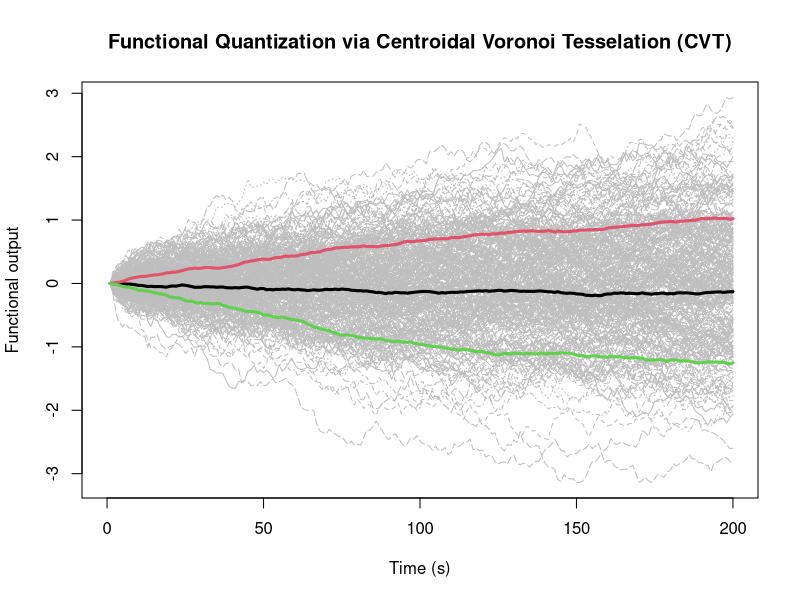
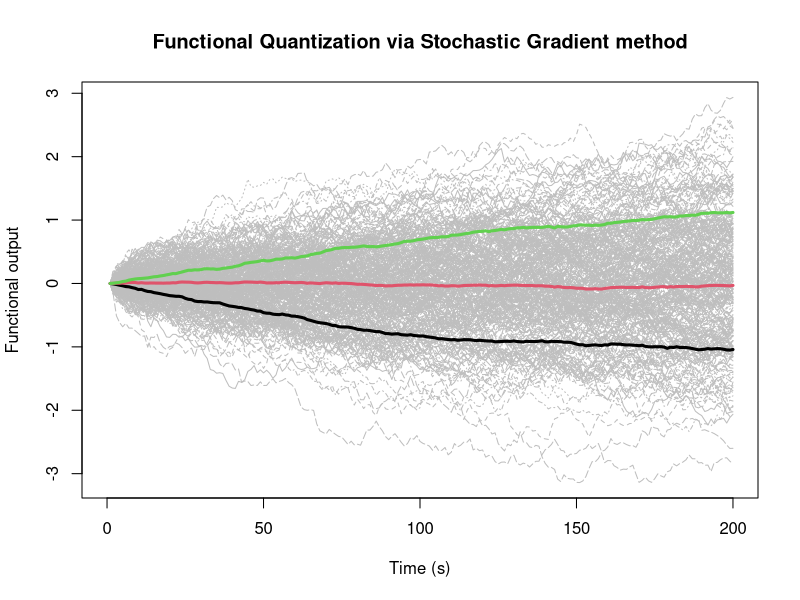
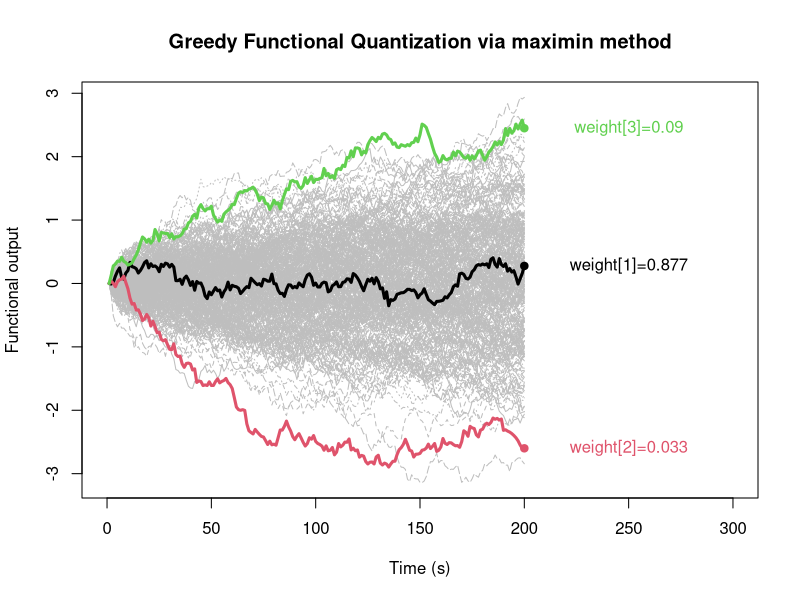
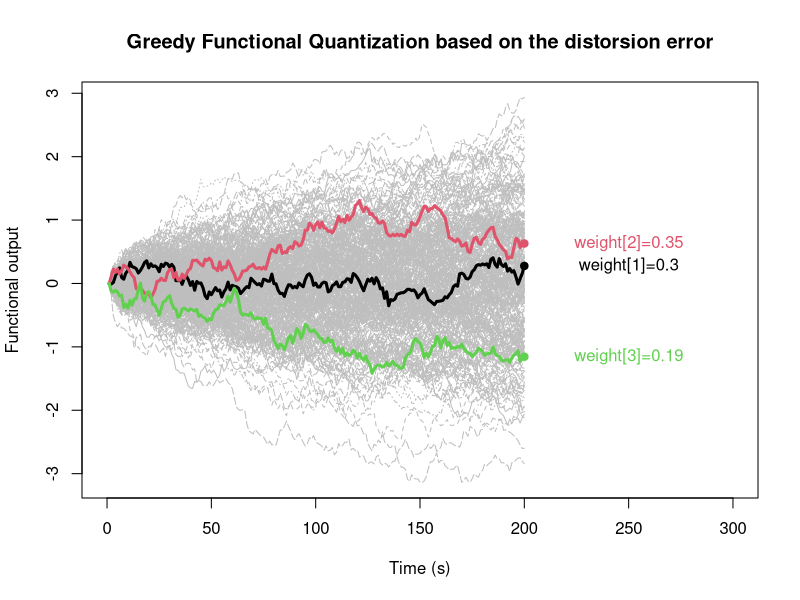

These figures' R source, in order:
## ---- chunk 1
knitr::opts_chunk$set(echo = TRUE)
## ---- chunk 2
CVT <- function(data,size,iter=22)
{
  Nsim <- dim(data)[1]
  discretization <- dim(data)[2]
  id <- sample(seq(1,Nsim,by=1),size)
  center <- data[id,]
  for(j in 1:iter)
  {
    ccenters <- center
    pairs <- (data)
    distances <- outer(
      1:nrow(pairs),
      1:nrow(ccenters),
      Vectorize( function(m,l) {
        sqrt(sum( (pairs[m,] - ccenters[l,])^2 )/discretization)
      } )
    )
    clusters <- apply(distances,1,which.min)
    weight <- rep(0,size)
    for(q in 1:size) weight[q] <- length(which(clusters==q))/Nsim
    for(i in 1:size)
    {
      if( length(which(clusters==i)) > 1) center[i,] <- apply(data[which(clusters==i),],2,mean)
      if( length(which(clusters==i)) == 1) center[i,] <- data[which(clusters==i),]
      if( length(which(clusters==i)) == 0) center[i,] <- center[i,]
    }
    data <- data
  }
  return(list(data=data,quantizer=center,weights=weight))
}
StochGradient <- function(data,mKL,size)
{
  choice.grid_Reda <- function(X, N, ng=1, p = 2) {
    if (!is.numeric(X))
      stop("X must be numeric")
    if (!is.vector(X) & !is.matrix(X))
      stop("X must be a matrix or a vector")
    if ((!(floor(N) == N)) | (N <= 0))
      stop("N must be entire and positive")
    if ((!(floor(ng) == ng)) | (ng <= 0))
      stop("B must be entire")
    if (p < 1)
      stop("p must be at least 1")
    if (is.vector(X)) {
      d <- 1
      n <- length(X)
      primeX <- matrix(sample(X, n * ng, replace = TRUE),
                       nrow = ng)
      hatX <- replicate(ng, sample(unique(X), N, replace = FALSE))
      hatX0 <- hatX  #save the initial grids
      gammaX <- array(0, dim = c(ng, n + 1))
      # initialisation of the step parameter gamma
      a_gamma <- 4 * N
      b_gamma <- pi^2 * N^(-2)
      BtestX = array(Inf, dim = c(ng, 1))
      # choice of gamma0X
      projXbootinit <- array(0, dim = c(n, ng))
      # index of the grid on which X is projected
      iminx <- array(0, dim = c(n, ng))
      for (i in 1:n) {
        RepX <- matrix(rep(X[i], N * ng), ncol = ng, byrow = TRUE)
        Ax <- sqrt((RepX - hatX0)^2)
        iminx[i, ] <- apply(Ax, 2, which.min)
        mx <- matrix(c(iminx[i, ], c(1:ng)), nrow = ng)
        projXbootinit[i, ] <- hatX0[mx]
      }
      RepX <- matrix(rep(X, ng), ncol = ng)
      distortion <- apply((RepX - projXbootinit)^2, 2, sum)/n
      temp_gammaX <- which(distortion > 1)
      if (length(temp_gammaX) > 0) {
        distortion[temp_gammaX] <- array(1, dim = c(length(temp_gammaX),
                                                    1))
      }
      gamma0X <- distortion
      if(any(gamma0X < 0.005)){gamma0X[gamma0X<0.005] <- 1}
      gammaX = array(0, dim = c(ng, n + 1))
      for (i in 1:ng) {
        # calculation of the step parameter
        gammaX[i, ] <- gamma0X[i] * a_gamma/(a_gamma + gamma0X[i] *
                                               b_gamma * c(1:(n + 1) - 1))
      }
      gammaX[, 1] <- gamma0X
      iminX <- array(0, dim = c(n, ng))  #index that will change
      tildeX <- array(0, dim = c(N, ng))
      # updating of the grids, providing optimal grids
      for (i in 1:n) {
        for (j in 1:ng) {
          tildeX[, j] <- matrix(rep(primeX[j, i], N), nrow = N,
                                byrow = TRUE)
        }
        Ax <- sqrt((tildeX - hatX)^2)
        # calculation of each distance to determine the point of
        # the grid the closer of the stimuli
        iminX[i, ] <- apply(Ax, 2, which.min)
        mX <- matrix(c(iminX[i, ], c(1:ng)), nrow = ng)
        if(sqrt(sum((hatX[mX] - primeX[, i])^2))==0){
          hatX[mX] <- hatX[mX] - gammaX[, i + 1] * (hatX[mX] - primeX[, i])
        }else{
          hatX[mX] <- hatX[mX] - gammaX[, i + 1] * (hatX[mX] -
                                                      primeX[, i]) * (sqrt(sum((hatX[mX] - primeX[,
                                                                                                  i])^2)))^(p - 1)/sqrt(sum((hatX[mX] - primeX[,                                                                                                                          i])^2))
        }
      }
    } else {
      n <- ncol(X)
      d <- nrow(X)
      primeX <- array(X[, sample(c(1:n), n * ng,
                                 replace = T)], dim = c(d, n, ng))
      hatX <- replicate(ng, unique(X)[, sample(c(1:n),
                                               N, replace = F)])  # initial grids chosen randomly in the sample
      hatX <- array(hatX, dim = c(d, N, ng))
      hatX0 <- hatX  #save the initial grids
      # initialisation of the step parameter gamma
      a_gamma <- 4 * N^(1/d)
      b_gamma <- pi^2 * N^(-2/d)
      BtestX <- array(Inf, dim = c(1, ng))
      # choice of gamma0X
      for (i in 1:(N - 1)) {
        for (j in (i + 1):N) {
          Bx <- array(0, dim = c(ng, 1))
          Bx <- sqrt(apply((hatX[, i, , drop = FALSE] -
                              hatX[, j, , drop = FALSE])^2, c(2, 3), sum))/2
          temp_gammaX <- which(Bx < BtestX)
          BtestX[temp_gammaX] <- Bx[temp_gammaX]
        }
      }
      temp_gammaX = which(BtestX > 1)
      if (length(temp_gammaX) > 0) {
        BtestX[temp_gammaX] <- array(1, dim = c(length(temp_gammaX),
                                                1))
      }
      gamma0X <- BtestX
      if(any(gamma0X < 0.005)){gamma0X[gamma0X<0.005] <- 1}
      
      gammaX <- array(0, dim = c(ng, n + 1))
      for (i in 1:ng) {
        # calculation of the step parameter
        gammaX[i, ] <- gamma0X[i] * a_gamma/(a_gamma + gamma0X[i] *
                                               b_gamma * c(1:(n + 1) - 1))
      }
      gammaX[, 1] <- gamma0X
      iminX <- array(0, dim = c(n, ng))  #index that will change
      tildeX <- array(0, dim = c(d, N, ng))
      # updating of the grids, providing optimal grids
      for (i in 1:n) {
        for (j in 1:ng) {
          tildeX[, , j] <- matrix(rep(primeX[, i, j], N),
                                  nrow = N, byrow = FALSE)
        }
        Ax <- sqrt(apply((tildeX - hatX)^2, c(2, 3), sum))
        # calculation of each distance to determine the point of the grid
        #the closer of the stimuli
        iminX[i, ] <- apply(Ax, 2, which.min)
        for (k in 1:d) {
          m <- matrix(c(rep(k, ng), iminX[i, ], c(1:ng)), ncol = 3)
          if(p==2){
            hatX[m] = hatX[m] - gammaX[, i + 1] * (hatX[m] - primeX[k, i, ])
          }else{
            hatX[m] = hatX[m] - gammaX[,i + 1] * (hatX[m] - primeX[k, i, ]) *
              (sqrt(sum((hatX[m] - primeX[k, i, ])^2)))^(p - 1)/sqrt(sum((hatX[m] - primeX[k,
                                                                                           i, ])^2))
          }
        }
      }
    }
    output <- list(init_grid=hatX0,opti_grid=hatX)
    output
  }
  
  dimRed <- Karhunen_Loeve(data,mKL,scale=TRUE)
  support <- dimRed$Coeff
  MEAN <- dimRed$center
  
  l <- choice.grid_Reda(t(support),size,ng=1,p=2)
  
  newCoeff <- t(l$opti_grid[,,1])
  
  quantizer <- matrix(0,ncol=ncol(data),nrow=size)
  for(i in 1:size)
  {
    test <- matrix(0,ncol=mKL,nrow=ncol(data))
    for(j in 1:mKL) test[,j] <- newCoeff[i,j] * (dimRed$eigenfunction[,j]  )
    quantizer[i,] <- apply(test,1,sum) + MEAN
  }
  
  ccenters <- quantizer
  pairs <- data
  distances <- outer(
    1:nrow(pairs),
    1:nrow(ccenters),
    Vectorize( function(m,l) {
      sum( (pairs[m,] - ccenters[l,])^2 )
    } )
  )
  clusters <- apply(distances,1,which.min)
  weight <- as.vector(as.matrix(NA,1,size))
  for(q in 1:size) weight[q] <- length(which(clusters==q))/dim(data)[1]
  
  return(list(data=data,quantizer=quantizer,weights=weight))
}
GFQ <- function(data,mKL,size,method,deepstart=TRUE)
{
  support <- Karhunen_Loeve(data,mKL,scale=TRUE)$Coeff
  if(method == 'L2')
  {
    DESIGN <- NULL
    DESIGN <- as.vector(which.min(apply(((support - colMeans(support))^2),1,sum)))
    n <- dim(support)[1]
    for(j in 2:n)
    {
      e2 <- rep(NA,n)
      for(i in 1:n)
      {
        Distance <- as.matrix(dist(rbind(support,support[c(DESIGN,i),])))
        if(j==1) e2[i] <- min((Distance[1:n,(n+1)])[-i])
        else e2[i] <- sum(apply(Distance[1:n,(n+1):(n+(j))],1,min))
      }
      DESIGN <- c(DESIGN,which.min(e2))
      if(j > size) break
    }
  }
  
  if(method=='maximin')
  {
    if(deepstart==FALSE) res <- sample(seq(1,dim(data)[1]),1)
    else res <- as.vector(which.min(apply(((support - colMeans(support))^2),1,sum)))
    
    x <- support[res,]
    dim <- dim(as.matrix(x))[1]
    n <- size+1
    N <- dim(support)[1]
    support <- cbind(1:N,support)
    dist <- matrix(NA*1:(2*N),ncol=2)
    dist[,1] = c(1:N)
    p <- x
    for(j in 1:(size-1))
    {
      for(i in 1:N)
      {
        Distance <- as.matrix(dist(rbind(p,support[i,c(2:(dim+1))])))
        diag(Distance) <- 1.0E30
        min1 <- apply(Distance,2,min)
        dist[i,2] <- min(min1)
      }
      ind <- dist[order(dist[,2],decreasing=TRUE),1][1]
      p <- rbind(p,support[ind,c(2:(dim+1))])
      res <- c(res,ind)
    }
    DESIGN <- res
  }
  
  ccenters <- data[DESIGN,]
  pairs <- data
  distances <- outer(
    1:nrow(pairs),
    1:nrow(ccenters),
    Vectorize( function(m,l) {
      sum( (pairs[m,] - ccenters[l,])^2 )
    } )
  )
  clusters <- apply(distances,1,which.min)
  weight <- as.vector(as.matrix(NA,1,size))
  for(q in 1:size) weight[q] <- length(which(clusters==q))/dim(data)[1]
  return(list(data=data,quantizer=data[DESIGN,],weights=weight,index=DESIGN))
}
Karhunen_Loeve <- function(data,mKL,scale=TRUE)
{
  dataa <- data
  MEAN <- apply(data,2,mean)
  if(scale== TRUE){ data <- scale((data),center=TRUE,scale=FALSE)}
  else {data <- (data)}
  n <- nrow(data )
  M <- ncol(data )
  COVARIANCE <- t(data ) %*% (data )/n
  ei=eigen(COVARIANCE, symmetric = TRUE)
  q <- mKL
  EIGENVECTORS <- matrix(ei$vectors[, 1:q],ncol=q)
  EIGENVALUES <- ei$values[1:q]
  VAR <- sum(ei$values[1:q])/sum(ei$values)
  COMPONENT1 <- data %*% EIGENVECTORS
  return(list(Coeff=COMPONENT1,ExplainedVar=VAR,center=MEAN,eigenfunction=EIGENVECTORS))
}
BM <- function(N=1000,M=1,x0=0,t0=0,T=1,Dt=NULL)
{
  Dt <- (T - t0)/N
  t <- seq(t0, T, by=Dt)
  res <- data.frame(sapply(1:M,function(i) c(0,cumsum(rnorm(N,mean  =0,sd=sqrt(Dt))))))
  names(res) <- paste("X",1:M,sep="")
  X <- ts(res, start = t0, deltat = Dt)
  return(X)
}
## ---- chunk 3
data <- t(BM(N = 200 - 1, M = 300))
size <- 3
quant <- CVT(data,size,iter=22)
## ---- chunk 4
matplot(t(quant$data),type='l',col='grey',xlim=c(0,200),
        xlab="Time (s)",ylab="Functional output",main="Functional Quantization via Centroidal Voronoi Tesselation (CVT)")
for(i in 1:size) lines(quant$quantizer[i,],col=i,lwd=3)
## ---- chunk 5
mKL <- 2
quant <- StochGradient(data,mKL,size)
## ---- chunk 6
matplot(t(quant$data),type='l',col='grey',xlim=c(0,200),
        xlab="Time (s)",ylab="Functional output",main="Functional Quantization via Stochastic Gradient method")
for(i in 1:size) lines(quant$quantizer[i,],col=i,lwd=3)
## ---- chunk 7
quant <- GFQ(data,mKL,size,method="maximin",deepstart=TRUE)
## ---- chunk 8
matplot(t(quant$data),type='l',col='grey',xlim=c(0,300),
        xlab="Time (s)",ylab="Functional output",main="Greedy Functional Quantization via maximin method")
for(i in 1:size) lines(quant$quantizer[i,],col=i,lwd=3)
for(i in 1:size)  points(200,quant$quantizer[i,200],pch=19,col=i)
for(i in 1:size)  text(250,quant$quantizer[i,200],labels=paste("weight[",i,"]=",round(quant$weights[i],3),sep=""),col=i)
## ---- chunk 9
quant <- GFQ(data,mKL,size,method="L2",deepstart=TRUE)
## ---- chunk 10
matplot(t(quant$data),type='l',col='grey',xlim=c(0,300),
        xlab="Time (s)",ylab="Functional output",main="Greedy Functional Quantization based on the distorsion error")
for(i in 1:size) lines(quant$quantizer[i,],col=i,lwd=3)
for(i in 1:size)  points(200,quant$quantizer[i,200],pch=19,col=i)
for(i in 1:size)  text(250,quant$quantizer[i,200],labels=paste("weight[",i,"]=",round(quant$weights[i],3),sep=""),col=i)
